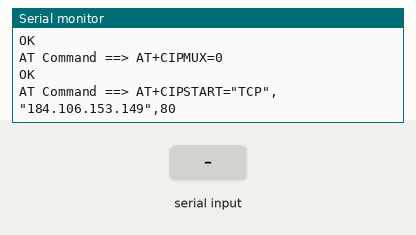
The sketch below on a simulated Arduino Mega 2560, built with avr-gcc and run on an emulated ATmega2560. Parts: the last lines printed to the serial monitor. The test bench sets the inputs (shaded band). The modem accepts every AT command (registered, SIM ready, sends succeed) and sends nothing else.

Above: at 5.2 s.
5.3 s: "1" received over the second serial link
At 6.4 s:
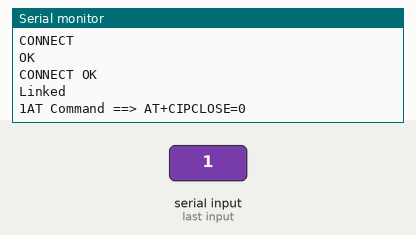
7.5 s: "0" received over the second serial link
At 8.8 s:
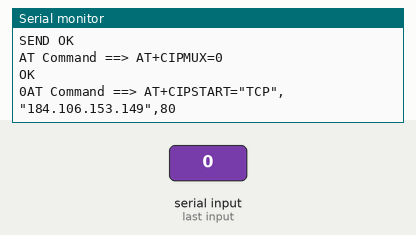
9.0 s: "2" received over the second serial link
At 9.9 s:
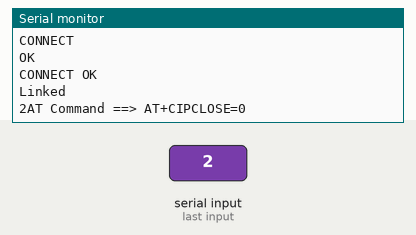
Timing chart, 0 to 12.0 s (numbered marks = the images above; inputs shaded):
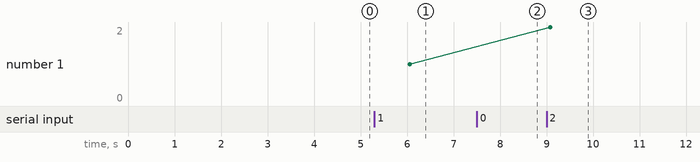

The sketch:

esp8266.ino
```cpp
#define DEBUG true
String mySSID = "F1_2.4";       // WiFi SSID
String myPWD = ""; // WiFi Password
String myAPI = "ZG57XJ27ZQT2E2B9";   // API Key
String myHOST = "184.106.153.149";
String myPORT = "80";
String myFIELD = "field1";
String odesilanaHodnota = "2";
void setup() {

  Serial.begin(9600);
  Serial1.begin(115200);

  espData("AT+RST", 1000, DEBUG);                      //Reset the ESP8266 module
  espData("AT+CWMODE=1", 1000, DEBUG);                 //Set the ESP mode as station mode
  espData("AT+CWJAP=\""+ mySSID +"\",\""+ myPWD +"\"", 1000, DEBUG);   //Connect to WiFi network
  espData("AT+CIFSR", 1000, DEBUG);
  //delay(1000);
}

void loop() {

esp8266();

}
void esp8266(){
  String sendData = "GET /update?api_key="+ myAPI +"&"+ myFIELD +"="+String(odesilanaHodnota);
  espData("AT+CIPMUX=0", 1000, DEBUG);
  espData("AT+CIPSTART=\"TCP\",\""+ myHOST +"\","+ myPORT, 1000, DEBUG);
  //espData("AT+CIPSEND=0," +String(sendData.length()),1000,DEBUG);
  Serial1.println("AT+CIPSEND=51");
  Serial1.find(">");
  Serial1.println(sendData);
  espData("AT+CIPCLOSE=0",1000,DEBUG);
}


String espData(String command, const int timeout, boolean debug)
{
  Serial.print("AT Command ==> ");
  Serial.print(command);
  Serial.println("     ");

  String response = "";
  Serial1.println(command);
  long int time = millis();
  while ( (time + timeout) > millis())
  {
    while (Serial1.available())
    {
      char c = Serial1.read();
      response += c;
    }
  }

    Serial.print(response);

  return response;
}
```

Measured:
- after the input at 5.3 s, the serial monitor: prints a new line after 0.76 s (image 1)
- after the input at 7.5 s, the serial monitor: prints a new line after 0.54 s (image 2)
- after the input at 9.0 s, the serial monitor: prints a new line after 0.08 s (image 3)
